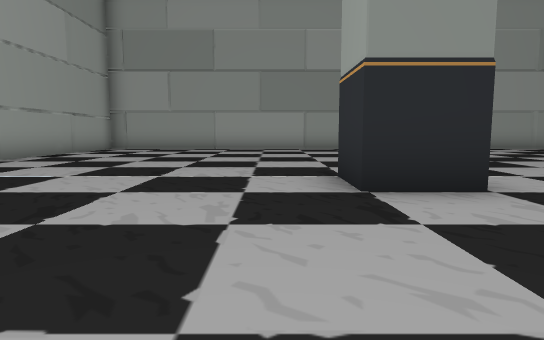
view 1 (above)

21 first-person views from a walk through a 3-D level made in the Unity game engine. The camera is 0.59 m above the floor, tilts 6° down and sees 75° across. The floor is counted in squares, 1 m on a side. Each view is taken from the middle of a square. On the plan, view 1 faces up. The plan holds only what a view shows up to about 10 squares ahead; the rest is blank. The place goes on beyond the plan. Some animated figures are left out. Door leaves are left out, so doorways stand open. Some surface patterns are stand-ins.

view 2
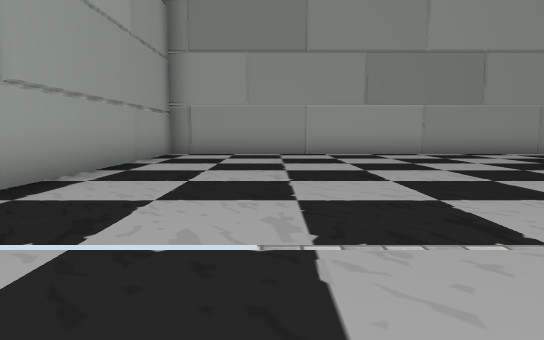

view 3
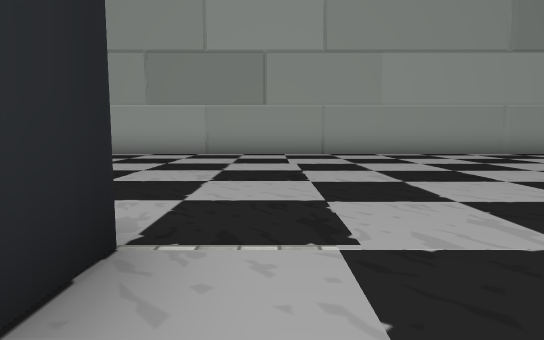

view 4
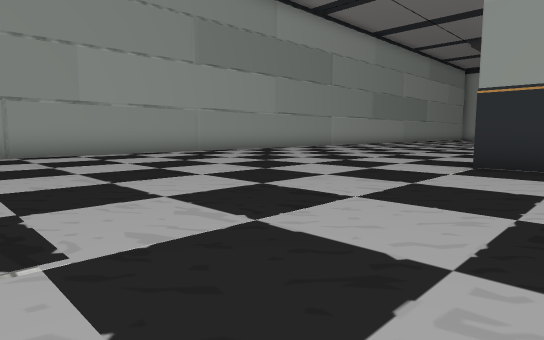

view 5
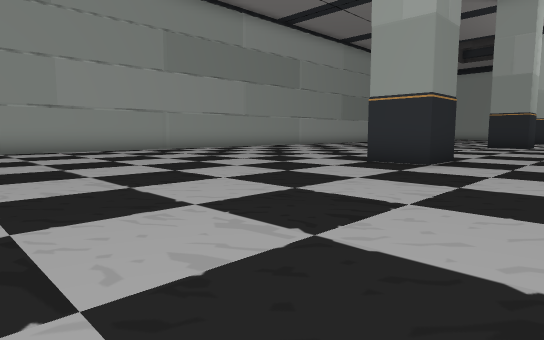

view 6
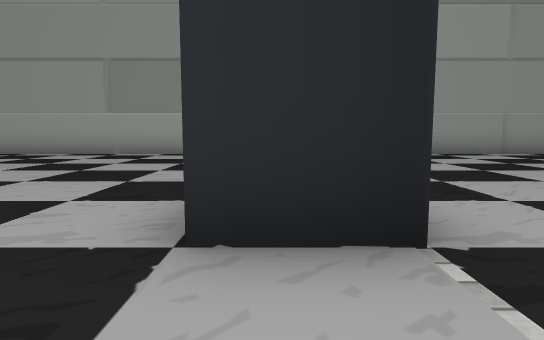

view 7
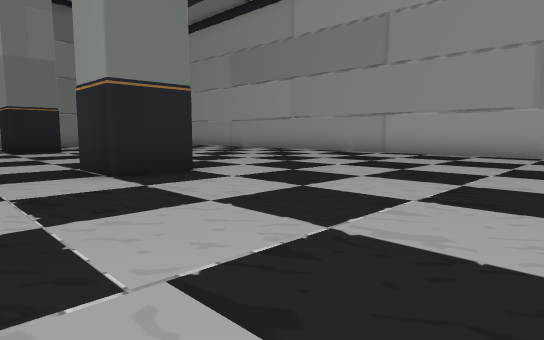

view 8
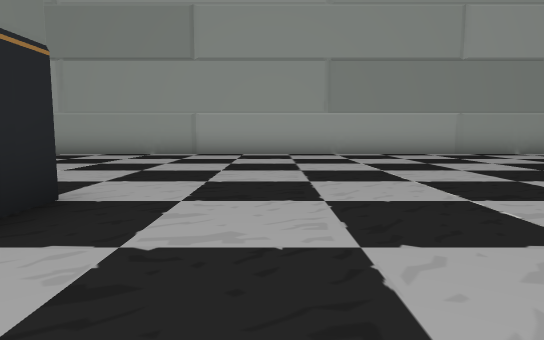

view 9
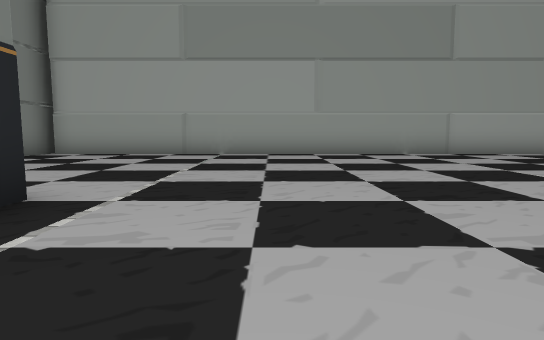

view 10
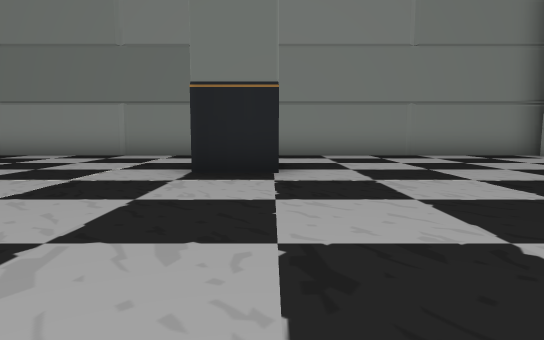

view 11
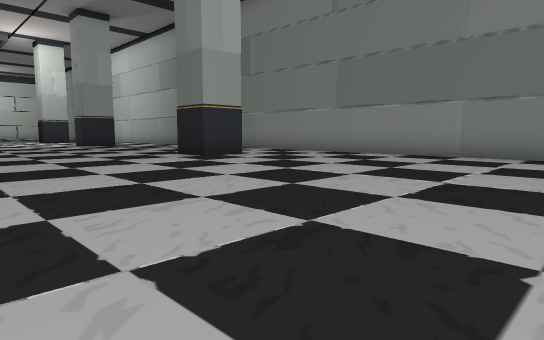

view 12
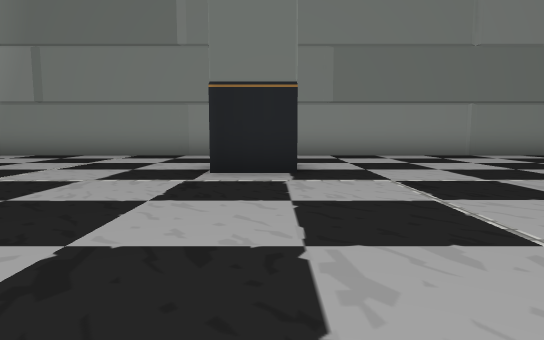

view 13
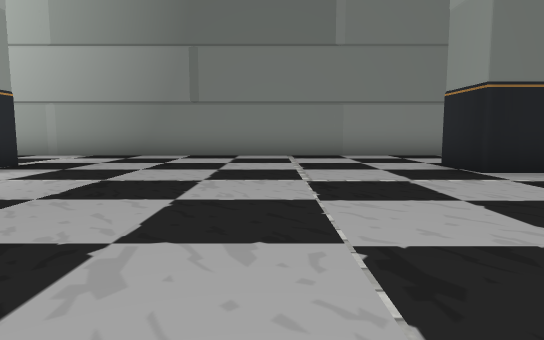

view 14
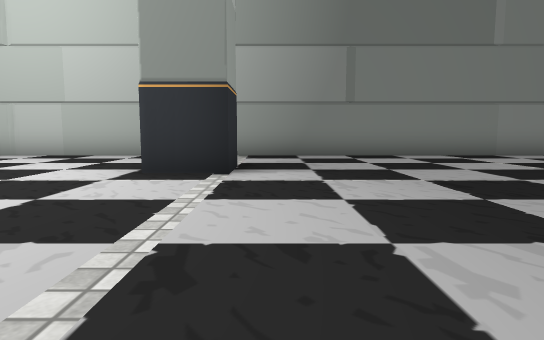

view 15
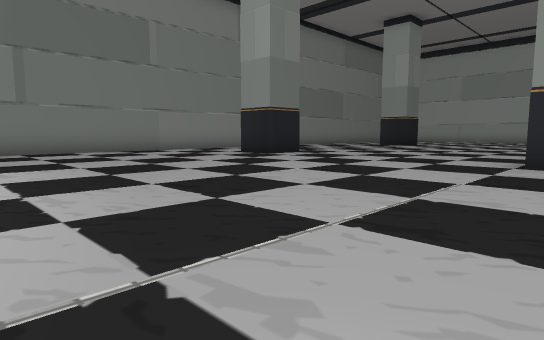

view 16
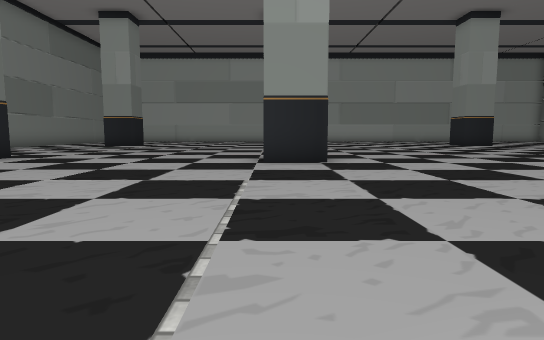

view 17
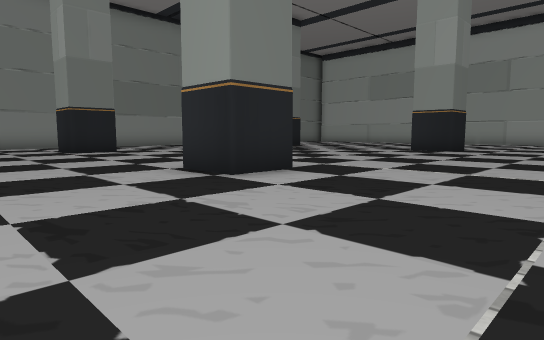

view 18
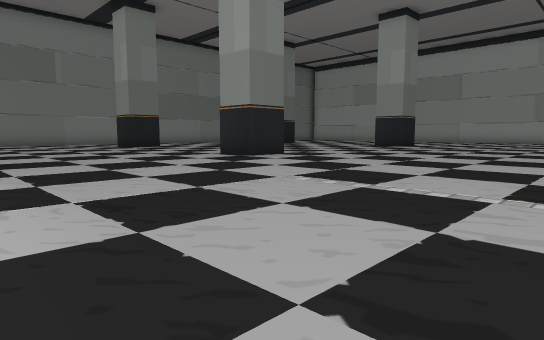

view 19
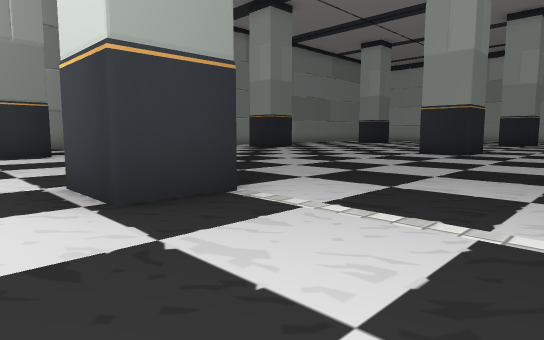

view 20
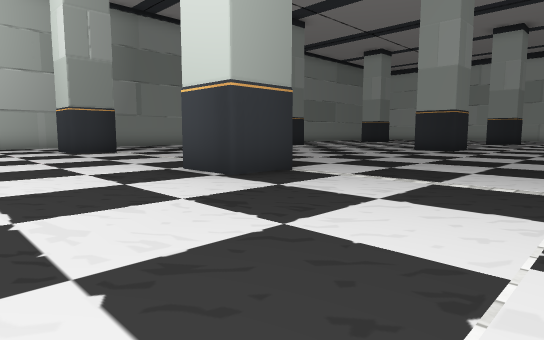

view 21
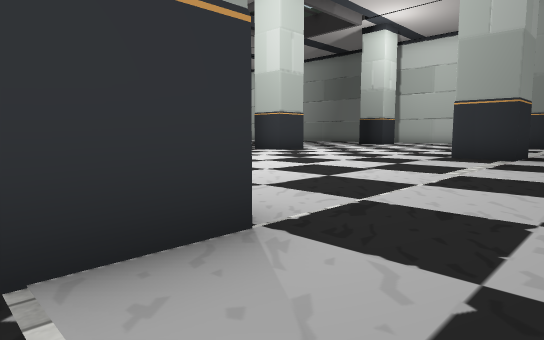

### Floor plan
Key: @ floor where view 1 was taken; # wall or solid block; . floor; P pillar.
Columns run from 6 left of view 1 to 23 right of it. Each row starts with its distance up from view 1.
 13 ##################
 12 #................
 11 #...............
 10 #................
  9 #.................
  8 #..................
  7 #...................
  6 #...................
  5 #.................     ...
  4 #......#P.......#P...  ..P
  3 #..........................
  2 #...........................
  1 #............................
  0 #.....@.......................
 -1 #.............................
 -2 #.............................
 -3 #.............................
 -4 #......##.......#P.......##...
 -5 #...... P.......##.......P#..
 -6 #............................
 -7 #............................
 -8 #............................
 -9 #............................
-10 #............................
-11 #............................
-12 #...... P.......#P.......P....
-13 #....... .....................
-14 #....... .....................
-15 #....... .....................
-16 ##############################

Where each view was taken, in squares from view 1:
view 1: 0 up, 0 right, facing up
view 2: 3 up, 3 left, facing up
view 3: 3 up, 3 right, facing up
view 4: 3 up, 3 right, facing up-right
view 5: 1 up, 3 right, facing up-right
view 6: 4 up, 4 right, facing left
view 7: 1 up, 4 right, facing down-left
view 8: 2 down, 4 right, facing left
view 9: 9 down, 4 right, facing left
view 10: 6 down, 1 right, facing down
view 11: 6 down, 2 right, facing down-right
view 12: 6 down, 10 right, facing down
view 13: 6 down, 14 right, facing down
view 14: 6 down, 18 right, facing down
view 15: 4 down, 18 right, facing down-left
view 16: 5 down, 18 right, facing left
view 17: 0 up, 14 right, facing down-left
view 18: 3 up, 17 right, facing down-left
view 19: 1 down, 21 right, facing down-left
view 20: 0 up, 23 right, facing down-left
view 21: 5 up, 17 right, facing down-right
